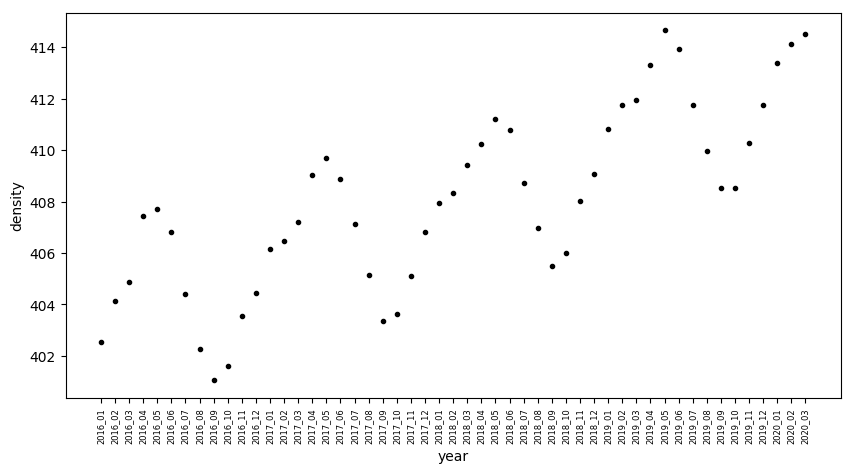

This chart was generated by the following Python code:
co2=open('co2_v2.txt','rb')
data=[]
for i in co2:
 a,b,c,d,e,f,g=i.split()
 if len(b)==1:
  data.append(a+'_0'+b+','+e)
 else:
  data.append(a+'_'+b+','+e)
f=open('co2_v2','wb')
f.write("\n".join(data))
f.close()

import matplotlib.pyplot as plt
import pandas as pd
data=pd.read_csv('co2_v2')
data.columns=['year','co2']
plt.xlabel('year')
plt.ylabel('density')
plt.xticks(rotation='vertical',fontsize=6)
plt.plot(data['year'],data['co2'],'k.')
#plt.locator_params(nbins=51)
fig=plt.figure(1)
fig.set_size_inches(10,5)
plt.savefig('co2_v2.png',dpi=fig.dpi,bbox_inches='tight')
plt.show()
plt.close()
